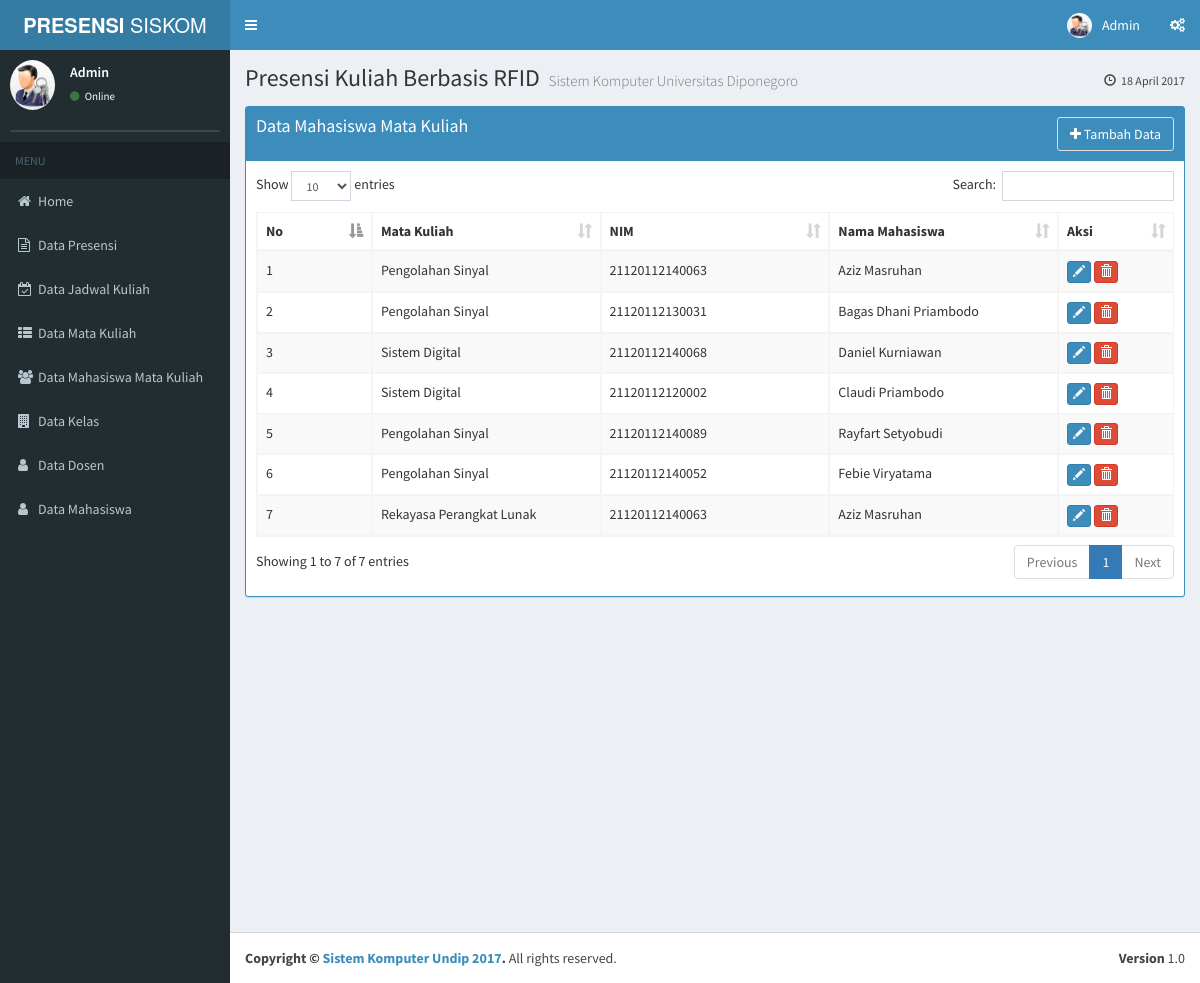
/admin/?module=mhs_makul (signed in), run on the app's committed database.
### tables this page shows
CREATE TABLE IF NOT EXISTS `tb_mhsmakul` (
  `id_mhsmakul` int(11) NOT NULL AUTO_INCREMENT,
  `kd_makul` varchar(20) NOT NULL,
  `id_mhs` int(20) NOT NULL,
  PRIMARY KEY (`id_mhsmakul`)
);

CREATE TABLE IF NOT EXISTS `tb_makul` (
  `kd_makul` varchar(10) NOT NULL,
  `nm_makul` varchar(30) NOT NULL,
  `id_dosen` varchar(4) NOT NULL,
  PRIMARY KEY (`kd_makul`)
);

CREATE TABLE IF NOT EXISTS `tb_mhs` (
  `id_mhs` int(4) NOT NULL AUTO_INCREMENT,
  `id_rfidmhs` varchar(30) NOT NULL,
  `nm_mhs` varchar(40) NOT NULL,
  `nim` varchar(20) NOT NULL,
  PRIMARY KEY (`id_mhs`)
);

### admin/module/mhs_makul/mhs_makul.php (the view, shortened to what this page needs)
<?php
$aksi="module/mhs_makul/mhs_makul_aksi.php";
switch($_GET[aksi]){
default:
?>
	<div class="row">
		<div class="col-xs-12">
          <div class="box box-solid box-primary">
            <div class="box-header">
              <h4 class="box-title">Data Mahasiswa Mata Kuliah</h4>
				<a class="btn btn-default pull-right" href="?module=mhs_makul&aksi=tambah" data-toggle="tooltip" title="Menambahkan Mahasiswa Mata Kuliah">
				<i class="fa  fa-plus"></i> Tambah Data</a>
            </div>
            <div class="box-body">
              <table id="example1" class="table table-bordered table-striped">
                <thead>
                <tr>
                  <th class="col-sm-1">No</th>
				  <th class="col-sm-2"> Mata Kuliah</th>
				   <th class="col-sm-2">NIM</th>
                  <th class="col-sm-2">Nama Mahasiswa</th>
				  <th class="col-sm-1">Aksi</th>
                </tr>
                </thead>
			    <tbody>
					<?php
						$sql = "SELECT tb_mhsmakul.id_mhsmakul,tb_mhsmakul.kd_makul, tb_makul.nm_makul, tb_mhs.nim, tb_mhs.nm_mhs FROM tb_mhsmakul JOIN tb_makul ON tb_mhsmakul.kd_makul = tb_makul.kd_makul JOIN tb_mhs ON tb_mhsmakul.id_mhs=tb_mhs.id_mhs";
						$tampil = mysql_query($sql);
						$no=1;
						while ($data = mysql_fetch_array($tampil)) {
					?>
						<tr>
							<td><?php echo $no; ?></td>
							<td><?php echo $data['nm_makul']; ?></td>
							<td><?php echo $data['nim']; ?></td>
							<td><?php echo $data['nm_mhs']; ?></td>
							<td>
								<a class="btn btn-xs btn-primary"   data-toggle="tooltip" title="Edit Data <?php echo $data['nm_mhs'];?> di <?php echo $data['nm_makul'];?>" href="?module=mhs_makul&aksi=edit&id_mhsmakul=<?php echo $data['id_mhsmakul'];?>"><i class="glyphicon glyphicon-pencil"></i></a>
								<a class="btn btn-xs btn-danger" data-toggle="tooltip" title="Hapus Data" href="<?php echo $aksi ?>?module=mhs_makul&aksi=hapus&id_mhsmakul=<?php echo $data['id_mhsmakul'];?>"  alt="Delete Data" onclick="return confirm('Anda Yakin Menghapus Data <?php echo $data['nm_mhs'];?> di Mata Kuliah <?php echo $data['nm_makul'];?>?')"> <i class="glyphicon glyphicon-trash"></i></a>
							</td>
						</tr>
						<?php
							$no++;
						}
						?>
			   </tbody>
              </table>
            </div>
          </div>
        </div>
      </div>
<?php
break;
?>
<?php
}
?>

### data on the page
tb_mhsmakul: kd_makul.nm_makul "Pengolahan Sinyal", id_mhs.nim "21120112140063", id_mhs.nm_mhs "Aziz Masruhan"
tb_mhsmakul: kd_makul.nm_makul "Pengolahan Sinyal", id_mhs.nim "21120112130031", id_mhs.nm_mhs "Bagas Dhani Priambodo"
tb_mhsmakul: kd_makul.nm_makul "Sistem Digital", id_mhs.nim "21120112140068", id_mhs.nm_mhs "Daniel Kurniawan"
tb_mhsmakul: kd_makul.nm_makul "Sistem Digital", id_mhs.nim "21120112120002", id_mhs.nm_mhs "Claudi Priambodo"
tb_mhsmakul: kd_makul.nm_makul "Pengolahan Sinyal", id_mhs.nim "21120112140089", id_mhs.nm_mhs "Rayfart Setyobudi"
tb_mhsmakul: kd_makul.nm_makul "Pengolahan Sinyal", id_mhs.nim "21120112140052", id_mhs.nm_mhs "Febie Viryatama"
tb_mhsmakul: kd_makul.nm_makul "Rekayasa Perangkat Lunak", id_mhs.nim "21120112140063", id_mhs.nm_mhs "Aziz Masruhan"
